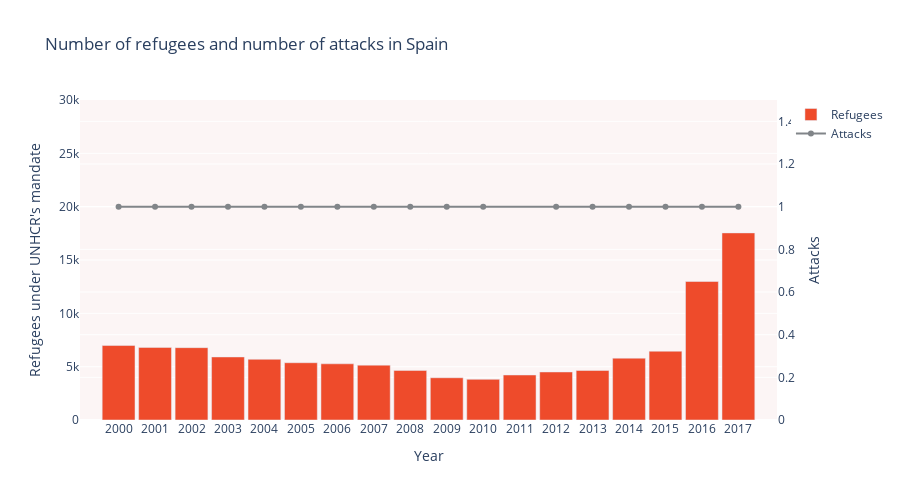

The cell this chart's notebook holds for it:
### Markdown cell above
x

### Code cell
df10 = df5[df5["Country of asylum"] == 'Spain']
df10.head()

df11 = df8[df8["country"] == 'Spain']
df11.head()
colors = ['rgb(238, 75, 43)', 'rgb(252,245,245)', 'rgb(129, 133, 137)']
fig = go.Figure()

fig.add_trace(go.Bar(
    x=df10['Year'],
    y=df10["Refugees under UNHCR's mandate"],
    marker_color='rgb(238, 75, 43)',
    name="Refugees",
    yaxis='y'  
))

fig.add_trace(go.Scatter(
    x=df11['year'],
    y=df11[('count')],
    marker_color='rgb(129, 133, 137)',
    name="Attacks",
    yaxis='y2'  
))

fig.update_layout(
    title='Number of refugees and number of attacks in Spain',
    xaxis=dict(type='category'),
    yaxis=dict(range=[0, 30000], title="Refugees under UNHCR's mandate" , side='left'),
    yaxis2=dict(range=[0, 1.5], title="Attacks", overlaying='y', side='right'),  
    xaxis_title='Year',
    height=500,
    bargap=0.1,
    plot_bgcolor='rgb(252,245,245)',
)

fig.show()

### Figure 1 — Plotly figure (JSON) as saved in the notebook; plotly's stock layout.template omitted (floating-point values rounded to 4 significant figures)
{"data": [{"marker": {"color": "rgb(238, 75, 43)"}, "name": "Refugees", "type": "bar", "x": [2000, 2001, 2002, 2003, 2004, 2005, 2006, 2007, 2008, 2009, 2010, 2011, 2012, 2013, 2014, 2015, 2016, 2017], "y": [6982, 6804, 6783, 5912, 5690, 5369, 5269, 5143, 4649, 3960, 3814, 4220, 4502, 4641, 5797, 6447, 12983, 17541], "yaxis": "y"}, {"marker": {"color": "rgb(129, 133, 137)"}, "name": "Attacks", "type": "scatter", "x": [2000, 2001, 2002, 2003, 2004, 2005, 2006, 2007, 2008, 2009, 2010, 2012, 2013, 2014, 2015, 2016, 2017], "y": [1, 1, 1, 1, 1, 1, 1, 1, 1, 1, 1, 1, 1, 1, 1, 1, 1], "yaxis": "y2"}], "layout": {"bargap": 0.1, "height": 500, "plot_bgcolor": "rgb(252,245,245)", "title": {"text": "Number of refugees and number of attacks in Spain"}, "xaxis": {"title": {"text": "Year"}, "type": "category"}, "yaxis": {"range": [0, 30000], "side": "left", "title": {"text": "Refugees under UNHCR's mandate"}}, "yaxis2": {"overlaying": "y", "range": [0, 1.5], "side": "right", "title": {"text": "Attacks"}}}}
